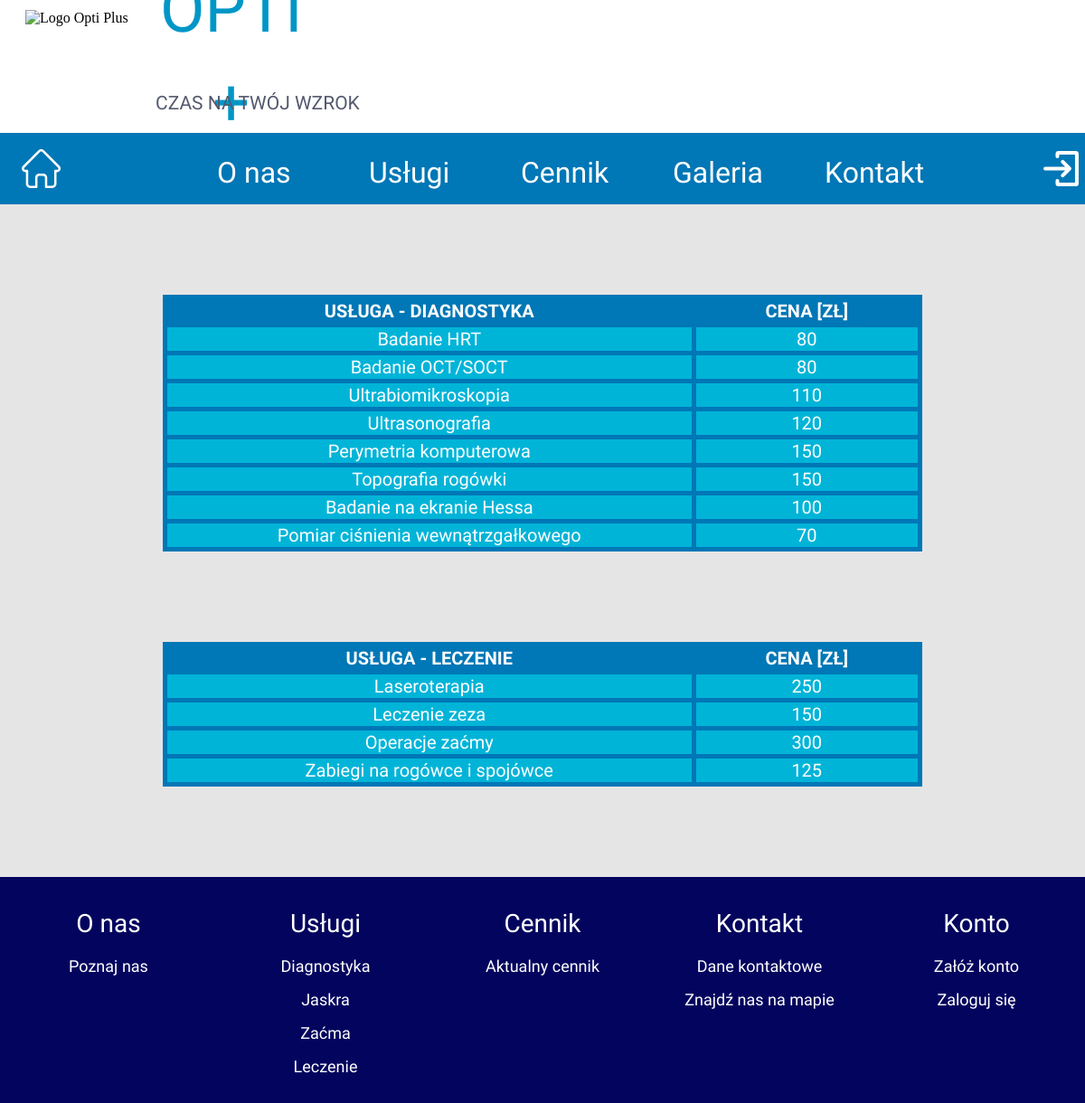
The app's page /pricelist/, older data.
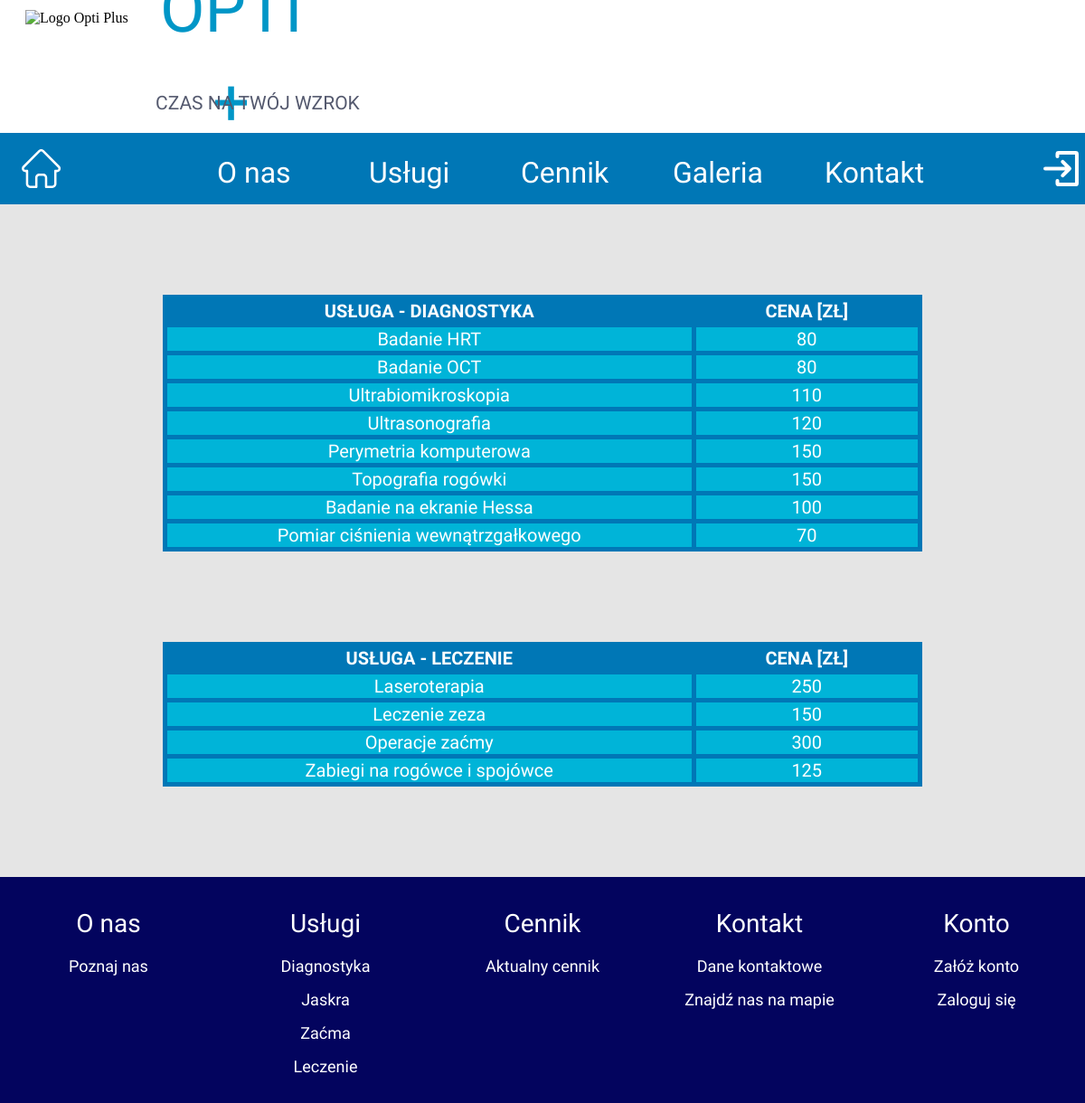
The same page, newer data.
### app/models.py (models this page shows, shortened)
class Services(models.Model):
    name = models.CharField(max_length=200,unique=True)
    service_type = models.ForeignKey(Servicetypes,on_delete=models.CASCADE)
    person = models.ForeignKey(Workers,on_delete=models.CASCADE)
    price = models.IntegerField()

### app/views.py (the view)
# urls.py: path('pricelist/',views.serviceslist,name='pricelist'),
def serviceslist(request):
    price_info_d = Services.objects.filter(service_type=2) #id = 2 - Diagnostyka in data base table
    price_info_l = Services.objects.filter(service_type=1) #id = 1 - Leczenie in data base table
    price_dict = {'priceinfod':price_info_d,'priceinfol':price_info_l}
    return render(request,'app/pricelist.html',context=price_dict)

### templates/app/pricelist.html
{% extends "app/base.html" %}
{% load static %}
  {% block head_block %}
  <link rel="stylesheet" href="{% static "css/app/pricelist.css" %}">
  {% endblock %}
  {% block body_block %}
    <div class="container">
      <table class="diagnostyka">
        <thead>
          <th>USŁUGA - DIAGNOSTYKA</th>
          <th>CENA [ZŁ]</th>
        </thead>
        {% if priceinfod %}
          {% for p in priceinfod %}
            <tr>
              <td>{{ p.name }}</td>
              <td>{{ p.price }}</td>
            </tr>
          {% endfor %}
        {% endif %}
      </table>
      <table class="leczenie">
        <thead>
          <th>USŁUGA - LECZENIE</th>
          <th>CENA [ZŁ]</th>
        </thead>
        {% if priceinfol %}
          {% for p in priceinfol %}
            <tr>
              <td>{{ p.name }}</td>
              <td>{{ p.price }}</td>
            </tr>
          {% endfor %}
        {% endif %}
      </table>
    </div>
  {% endblock %}

### templates/app/base.html (shortened to what this page needs)
<!DOCTYPE html>
{% load static %}
<html lang="pl" dir="ltr">
  <head>
    <link rel="stylesheet" href={% static "css/app/main.css" %}>
    {% block head_block %}
    {% endblock %}
  </head>
  <body>
    <div class="topbar">
      <img src="{% static "img/app/eye.svg" %}" alt="Logo Opti Plus" id="eyelogo">
      <h1>OPTI +</h1>
      <h2>CZAS NA TWÓJ WZROK</h2>
    </div>
    <div class="navbar">
      <a href="{% url 'index' %}"><img src="{% static "img/app/home.svg" %}" alt="Home logo" id="homelogo"></a>
      <a href="{% url 'app:about' %}"><p id="onas" class="underline">O nas</p></a>
      <a href="{% url 'app:serviceinfo' %}"><p id="uslugi" class="underline">Usługi</p></a>
      <a href="{% url 'app:pricelist' %}"><p id="cennik" class="underline">Cennik</p></a>
      <a href="{% url 'app:galery' %}"><p id="galeria" class="underline">Galeria</p></a>
      <a href="{% url 'app:contact' %}"><p id="kontakt" class="underline">Kontakt</p></a>
      {% if user.is_authenticated %}
      <a href="{% url 'app:personal_data' %}"><img src="{% static "img/app/account.svg" %}" alt="Account logo" id="accountlogo"></a>
      <a href="{% url 'user_logout' %}"><img src="{% static "img/app/logout.svg" %}" alt="Logout logo" id="logoutlogo"></a>
      {% else %}
      <a href="{% url 'app:user_login' %}"><img src="{% static "img/app/login.svg" %}" alt="Login logo" id="loginlogo"></a>
      {% endif %}
    </div>
    {% block body_block %}
    {% endblock %}
    <div class="botbar">
      <ul class="botbarnav">
        <li>O nas
          <ul>
            <li><a href="{% url 'app:about' %}">Poznaj nas</a></li>
          </ul>
        </li>
        <li>Usługi
          <ul>
            <li><a href="{% url 'app:service1' %}">Diagnostyka</a></li>
            <li><a href="{% url 'app:service3' %}">Jaskra</a></li>
            <li><a href="{% url 'app:service4' %}">Zaćma</a></li>
            <li><a href="{% url 'app:service2' %}">Leczenie</a></li>
          </ul>
        </li>
        <li>Cennik
          <ul>
            <li><a href="{% url 'app:pricelist' %}">Aktualny cennik</a></li>
          </ul>
        </li>
        <li>Kontakt
          <ul>
            <li><a href="{% url 'app:contact' %}">Dane kontaktowe</a></li>
            <li><a href="{% url 'app:contact' %}">Znajdź nas na mapie</a></li>
          </ul>
        </li>
        <li>Konto
          <ul>
            <li><a href="{% url 'app:register' %}">Załóż konto</a></li>
            <li><a href="{% url 'app:user_login' %}">Zaloguj się</a></li>
          </ul>
        </li>
      </ul>
    </div>
  </body>
</html>

### static/css/app/main.css (style rules this page uses)
.topbar { position: absolute; width: 100%; height: 147px; left: 0px; top: 0px; }
.topbar #eyelogo { position: absolute; width: 134px; height: 120px; left: 28px; top: 11px; }
.topbar h1 { position: absolute; width: 148px; height: 68px; left: 177px; top: -20px; font-family: Teko; font-style: normal; font-weight: normal; font-size: 72px; line-height: 103px; display: flex; align-items: center; text-align: center; color: #0096C7; }
.topbar h2 { position: absolute; width: 386px; height: 31px; left: 172px; top: 82px; font-family: 'Orbitron', sans-serif; font-style: normal; font-weight: normal; font-size: 21px; line-height: 27px; display: flex; align-items: center; text-align: center; color: #54596E; }
.navbar { position: absolute; width: 100%; height: 79px; left: 0px; top: 147px; background: #0077B6; }
.navbar #homelogo { position: absolute; width: 43px; height: 43px; left: 2%; top: 18px; filter: invert(100%) sepia(1%) saturate(0%) hue-rotate(154deg) brightness(103%) contrast(101%); }
.navbar #onas { position: absolute; width: 85px; height: 33px; left: 20%; top: -5px; font-family: 'Cairo', sans-serif; font-style: normal; font-weight: normal; font-size: 32px; line-height: 30px; display: flex; align-items: center; text-align: center; color: #FFFFFF; }
.navbar #uslugi { position: absolute; width: 66px; height: 30px; left: 34%; top: -3px; font-family: 'Cairo', sans-serif; font-style: normal; font-weight: normal; font-size: 32px; line-height: 30px; display: flex; align-items: center; text-align: center; color: #FFFFFF; }
.navbar #cennik { position: absolute; width: 73px; height: 30px; left: 48%; top: -3px; font-family: 'Cairo', sans-serif; font-style: normal; font-weight: normal; font-size: 32px; line-height: 30px; display: flex; align-items: center; text-align: center; color: #FFFFFF; }
.navbar #galeria { position: absolute; width: 79px; height: 33px; left: 62%; top: -5px; font-family: 'Cairo', sans-serif; font-style: normal; font-weight: normal; font-size: 32px; line-height: 30px; display: flex; align-items: center; text-align: center; color: #FFFFFF; }
.navbar #kontakt { position: absolute; width: 88px; height: 30px; left: 76%; top: -3px; font-family: 'Cairo', sans-serif; font-style: normal; font-weight: normal; font-size: 32px; line-height: 30px; display: flex; align-items: center; text-align: center; color: #FFFFFF; }
.navbar #loginlogo { position: absolute; width: 43px; height: 43px; left: 96%; top: 18px; filter: invert(100%) sepia(1%) saturate(0%) hue-rotate(154deg) brightness(103%) contrast(101%); }
.botbar { position: absolute; width: 100%; height: 250px; left: 0px; bottom: 0px; background: #03045E; }
.botbar .botbarnav { width: 100%; height: 200px; list-style-type: none; padding: 0px; }
.botbar .botbarnav > li { width: 20%; display: block; margin-left: auto; margin-right: auto; margin-top: 25px; list-style-type: none; float: left; font-family: 'Cairo', sans-serif; font-style: normal; font-weight: normal; font-size: 28px; line-height: 22px; text-align: center; color: #FFFFFF; }
.botbar .botbarnav > li > ul { width: 100%; list-style-type: none; padding: 0px; margin-top: 25px; }
.botbar .botbarnav > li > ul > li { width: 100%; list-style-type: none; margin-top: 15px; font-size: 18px; line-height: 22px; }
.botbar .botbarnav > li > ul > li > a { color: #FFFFFF; font-size: 18px; text-decoration: none; }

### static/css/app/pricelist.css (style rules this page uses)
.container { position: absolute; left: 0; top: 226px; width: 100%; background-color: #E5E5E5; }
.diagnostyka { margin-left: auto; margin-right: auto; margin-top: 100px; margin-bottom: 100px; width: 70%; text-align: center; background-color: #B6B6B6; border-collapse: collapse; font-family: 'Cairo', sans-serif; font-style: normal; font-weight: normal; font-size: 20px; color: #ffffff; }
.leczenie { margin-left: auto; margin-right: auto; margin-top: 100px; margin-bottom: 100px; width: 70%; text-align: center; background-color: #B6B6B6; border-collapse: collapse; font-family: 'Cairo', sans-serif; font-style: normal; font-weight: normal; font-size: 20px; color: #ffffff; }
th { background-color: #0077B6; border: 5px solid #0077B6; }
th:first-of-type { width: 70%; }
td { background-color: #00B4D8; border: 5px solid #0077B6; }
tr:last-of-type { margin-bottom: 200px; }

Row changes from the older to the newer data that the page shows:
changed Services: name "Badanie OCT/SOCT" → "Badanie OCT"
